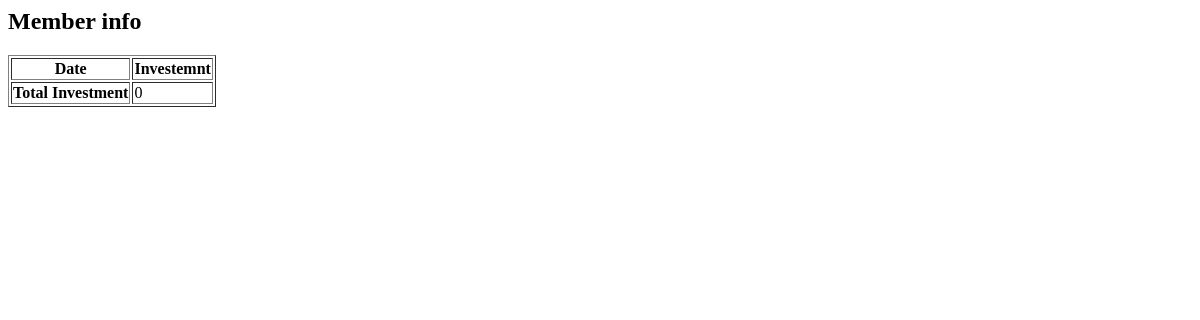
The app's page /info/abc/, older data.
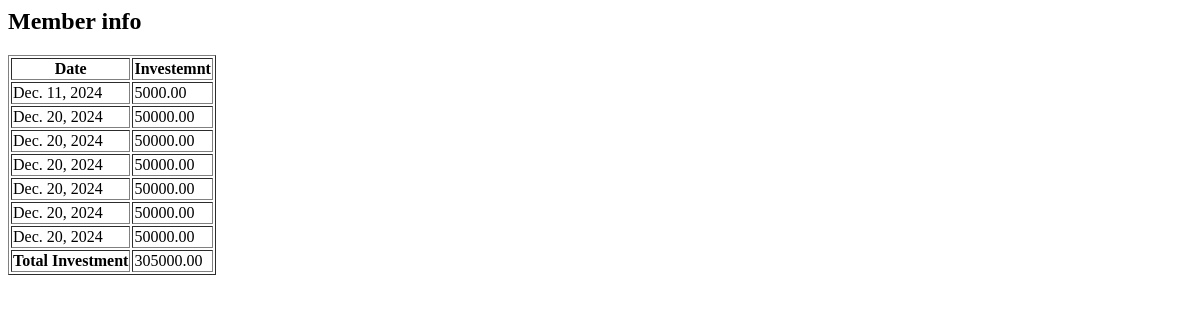
The same page, newer data.
### group10Hello/models.py (models this page shows, shortened)
class investment(models.Model):
    membername = models.CharField(max_length=100)
    membercpm = models.CharField(max_length=100)
    invetsmentamount = models.DecimalField(max_digits=10, decimal_places=2)
    investmentdate=models.DateField(auto_now_add=True)

### group10Hello/views.py (the view)
# urls.py: path('info/<str:membername1>/', views.info, name='info'),
def info(request, membername1):
    memberinvestment = investment.objects.filter(membername=membername1)
    membertotal = sum(investment.objects.filter(membername=membername1).values_list('invetsmentamount',flat=True))
    return render(request, 'info.html', {
        'memberinvestment': memberinvestment,
        'membertotal': membertotal
    })

### group10Hello/Templates/info.html
<html>
<h2>Member info</h2>
<table border="1">
<th>Date</th><th>Investemnt</th>
{% for investment in memberinvestment %}
<tr>
    <td>{{ investment.investmentdate }}</td>
    <td>{{ investment.invetsmentamount }}</td>
</tr>
{%endfor%}
<tr>
    <td><b>Total Investment</b></td>
    <td>{{ membertotal }}</td>
  </tr>
</table>
</html>

Row changes from the older to the newer data that the page shows:
added investment: investmentdate "Dec. 11, 2024", invetsmentamount "5000.00"
added investment: investmentdate "Dec. 20, 2024", invetsmentamount "50000.00"
added investment: investmentdate "Dec. 20, 2024", invetsmentamount "50000.00"
added investment: investmentdate "Dec. 20, 2024", invetsmentamount "50000.00"
added investment: investmentdate "Dec. 20, 2024", invetsmentamount "50000.00"
added investment: investmentdate "Dec. 20, 2024", invetsmentamount "50000.00"
added investment: investmentdate "Dec. 20, 2024", invetsmentamount "50000.00"
Text that changed along with them:
{{ membertotal }}: "0" → "305000.00"
